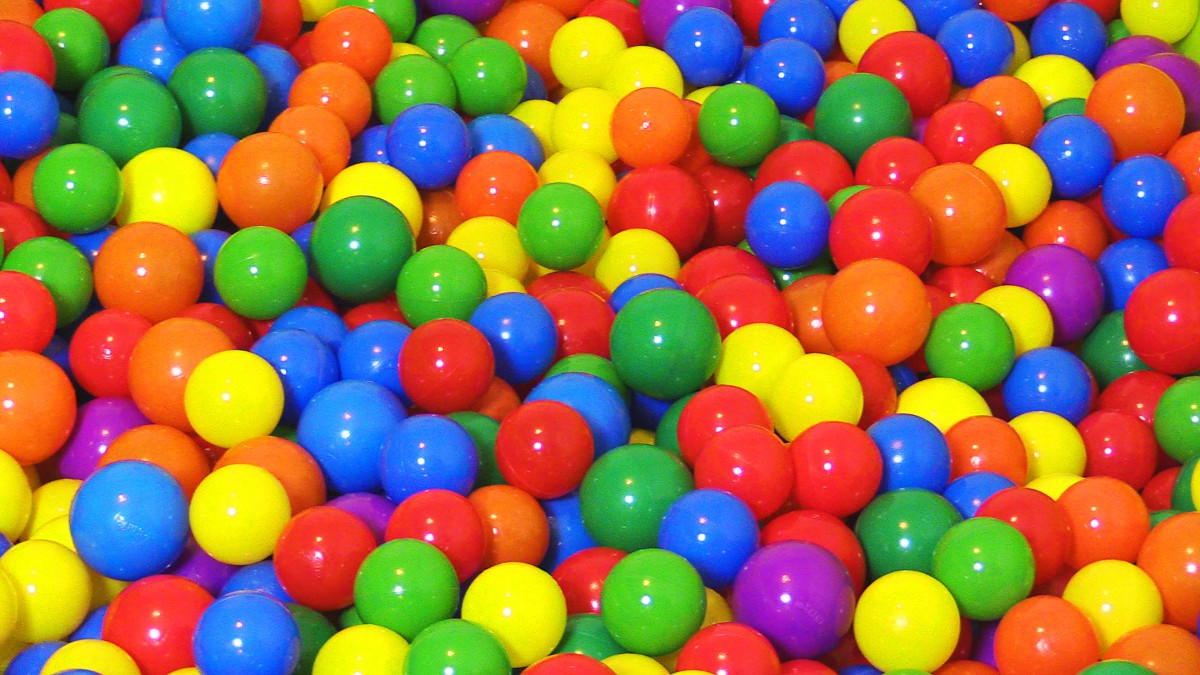
#> input picture vision processing/images/color_ball.jpg, 1200 x 675 px, given in place of the camera
$ python highFPS_track.py
#> lines starting #> are read from the running program, lines starting #| are printed output that depends on the picture; after the words box and inside, x2 and y2 are one past the last pixel; in counts of white or black regions, pixels touching at a corner belong together
from __future__ import print_function
from threading import Thread
import numpy as np
import datetime
import imutils
import cv2
#from time import sleep
import serial

class FPS:
	def __init__(self):
		# store the start time, end time, and total number of frames
		# that were examined between the start and end intervals
		self._start = None
		self._end = None
		self.numFrames = 0

	def start(self):
		# start the timer
		self._start = datetime.datetime.now()
		return self

	def stop(self):
		# stop the timer
		self._end = datetime.datetime.now()

	def update(self):
		# increment the total number of frames examined during the
		# start and end intervals
		self.numFrames += 1

	def elapsed(self):
		# return the total number of seconds between the start and
		# end interval
		return (self._end - self._start).total_seconds()

	def fps(self):
		# compute the (approximate) frames per second
		return self.numFrames / self.elapsed()

class WebcamVideoStream:
	def __init__(self, src=1):
		# initialize the video camera stream and read the first frame
		# from the stream
		self.stream = cv2.VideoCapture(src)
		(self.grabbed, self.frame) = self.stream.read()

		# initialize the variable used to indicate if the thread should
		# be stopped
		self.stopped = False

	def start(self):
		# start the thread to read frames from the video stream
		Thread(target=self.update, args=()).start()
		return self

	def update(self):
		# keep looping infinitely until the thread is stopped
		while True:
			# if the thread indicator variable is set, stop the thread
			if self.stopped:
				return

			# otherwise, read the next frame from the stream
			(self.grabbed, self.frame) = self.stream.read()

	def read(self):
		# return the frame most recently read
		return self.frame

	def stop(self):
		# indicate that the thread should be stopped
		self.stopped = True

def imageProcess(frame, colorLower, colorUpper):

	#blurred = cv2.GaussianBlur(frame, (11, 11), 0)
	hsv = cv2.cvtColor(frame, cv2.COLOR_BGR2HSV)

	mask = cv2.inRange(hsv, colorLower, colorUpper)
	mask = cv2.erode(mask, None, iterations=2)
	mask = cv2.dilate(mask, None, iterations=2)
	return mask

input_file = open("images/black.txt")
#> (reads vision processing/images/black.txt from the repository)
set_on = set()

for line in input_file:

    coordinate = line.strip().split(",")
    for i in range(2):
        coordinate[i] = int(coordinate[i])
    point = (coordinate[0], coordinate[1])
    set_on.add(point)

print(len(set_on))

# define the lower and upper boundaries of the "green"
# ball in the HSV color space
colorLower = (90, 30, 30)
colorUpper = (130, 245, 245)

# initialize the list of tracked points, the frame counter,
# and the coordinate deltas
counter = 0
(dX, dY) = (0, 0)
direction = ""
cp = None
state = '0'.encode()

ser = serial.Serial('/dev/ttyACM0', 57600)


# created a *threaded* video stream, allow the camera sensor to warmup,
# and start the FPS counter
print("[INFO] sampling THREADED frames from webcam...")
vs = WebcamVideoStream(src=1).start()
#> in __init__, self.frame is the input picture: shape (675, 1200, 3); mean B, G, R 71.1, 114.8, 153.5
fps = FPS().start()
bg = cv2.imread("images/bg.png")
cv2.imshow("Frame", bg)

# loop over some frames...this time using the threaded stream
while True:

	#sleep(0.01)

	frame = vs.read()

	# resize the frame, blur it, and convert it to the HSV
	# color space
	frame = imutils.resize(frame, width=600)
	mask = imageProcess(frame, colorLower, colorUpper)
#> in imageProcess, `hsv = cv2.cvtColor(frame, cv2.COLOR_BGR2HSV)`: hsv: shape (337, 600, 3); mean H, S, V 56.1, 212.8, 206
#> in imageProcess, `mask = cv2.inRange(hsv, colorLower, colorUpper)`:
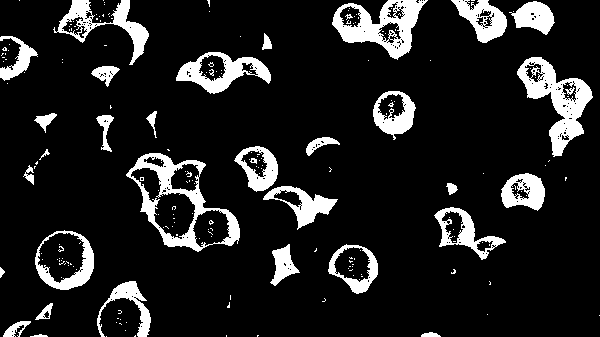
#> mask: shape (337, 600); 12.6% white; 205 white regions (171 under 20 px), largest, box (x1, y1, x2, y2) and area: (126, 153, 240, 252) 2806, (517, 57, 593, 157) 2795, (332, 0, 428, 60) 2546
#> in imageProcess, `mask = cv2.erode(mask, None, iterations=2)`:
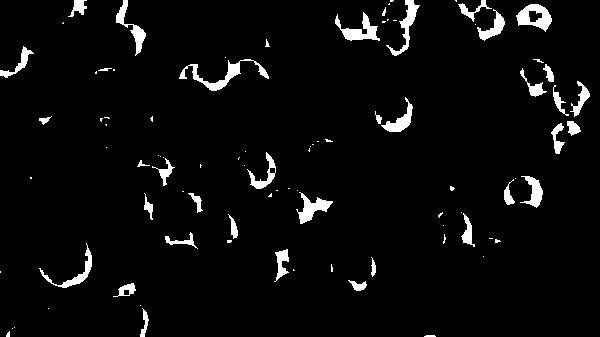
#> mask: shape (337, 600); 4.2% white; 92 white regions (53 under 20 px), largest, box (x1, y1, x2, y2) and area: (179, 59, 269, 91) 635, (516, 4, 552, 32) 542, (335, 12, 380, 41) 510
#> in imageProcess, `mask = cv2.dilate(mask, None, iterations=2)`:
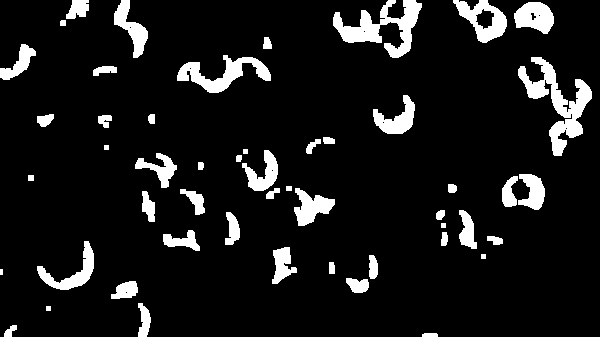
#> mask: shape (337, 600); 9.6% white; 51 white regions (1 under 20 px)


	# find contours in the mask and initialize the current
	# (x, y) center of the ball

	cnts = cv2.findContours(mask.copy(), cv2.RETR_EXTERNAL, cv2.CHAIN_APPROX_SIMPLE)[-2]
#> cnts = 51 contours, 6 with area under 20; largest, box (x1, y1, x2, y2) and area: (518, 57, 592, 156) 2106, (333, 0, 422, 58) 1848, (177, 55, 271, 93) 1254, (453, 0, 507, 43) 1233, (514, 2, 554, 34) 869
	center = None

	# only proceed if at least one contour was found

	if len(cnts) > 0:
		# find the largest contour in the mask, then use
		# it to compute the minimum enclosing circle and
		# centroid

		c = max(cnts, key=cv2.contourArea)
#> c = contour of 256 points, box (x1, y1, x2, y2) (518, 57, 592, 156), area 2106
		((x, y), radius) = cv2.minEnclosingCircle(c)
#> x = 546; y = 106; radius = 51.24
		M = cv2.moments(c)
#> M = moments, m00 2105.5, centre m10/m00, m01/m00 = (558.1, 102.9)
		center = (int(M["m10"] / M["m00"]), int(M["m01"] / M["m00"]))
#> center = (558, 102)


		# only proceed if the radius meets a minimum size
		if radius > 2:
			# draw the circle and centroid on the frame,
			# then update the list of tracked points
			#cv2.circle(frame, (int(x), int(y)), int(radius), (0, 255, 255), 1)
			#cv2.imshow("Frame", frame)

			if center in set_on:
				state = "1".encode()
				ser.write(state)
				cv2.circle(bg, center, 3, (0, 0, 255), -1)
			else:
				state = "0".encode()
				ser.write(state)
	# [8 lines of commented-out code are left out]
	fps.update()
	# update the FPS counter

	if fps.numFrames > 10000:
		break

# stop the timer and display FPS information
fps.stop()
print("[INFO] elasped time: {:.2f}".format(fps.elapsed()))
print("[INFO] approx. FPS: {:.2f}".format(fps.fps()))


# do a bit of cleanup
cv2.destroyAllWindows()
vs.stop()
